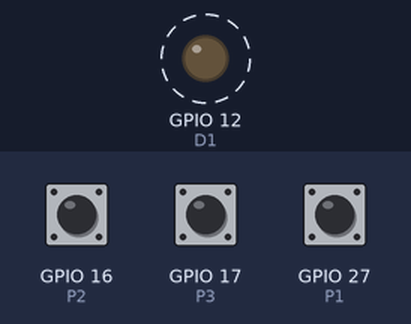
A sketch run on a simulated ESP32. Shown: output pins drawn as LEDs (lit = HIGH). Dashed ring = blinking. The inputs (shaded band) are chosen by the test bench; at power-on: GPIO 16 (P2) HIGH, GPIO 27 (P1) HIGH, GPIO 17 (P3) HIGH.

Above: at 1.8 s.
1.9 s: GPIO 16 (P2) pulled LOW for 0.6 s
At 2.31 s:
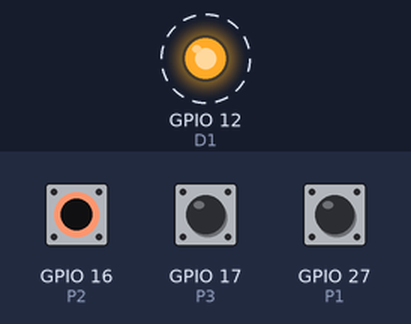
4.9 s: GPIO 27 (P1) pulled LOW for 0.6 s
At 5.12 s:
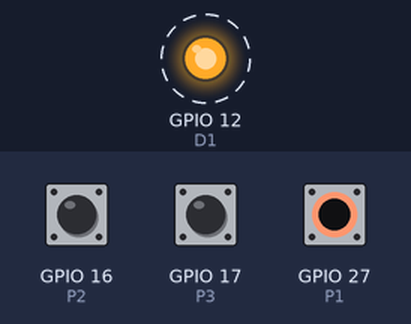
Timing chart, 0 to 13.9 s (numbered marks = the images above; inputs shaded):
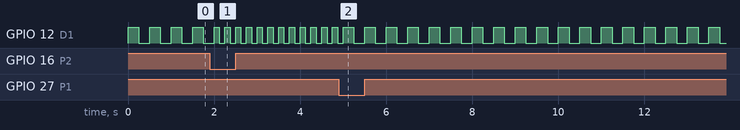

Measured:
- after the input at 1.9 s, GPIO 12 (D1): alternates HIGH for 0.13 s and LOW for 0.13 s, starting after 0.23 s
- after the input at 4.9 s, GPIO 12 (D1): alternates HIGH for 0.25 s and LOW for 0.25 s, starting after 0.35 s
- by itself, GPIO 12 (D1): alternates HIGH for 0.25 s and LOW for 0.25 s

The sketch:

A08_pulsa3_blink.ino
```cpp
//------------------------------------------------------------
// Programa: A08_pulsa3_blink.ino (ESP32 + BIOS Shield)
// Autor: Gabriel Bravo Eguren T31A (13-01-2025)
// Descripción: Realizar un programa que controle el parpadeo del led D1 con tres pulsadores.
//              P1 genera un parpadeo de 2Hz, P2 de 4Hz y P3 de 8Hz.
//------------------------------------------------------------

#define D1 12

#define P1 27
#define P2 16
#define P3 17

int periodoP1;
int periodoP2;
int periodoP3;

byte opcion;

void setup()
{
  pinMode(D1, OUTPUT);

  pinMode(P1, INPUT_PULLUP);
  pinMode(P2, INPUT_PULLUP);
  pinMode(P3, INPUT_PULLUP);

  periodoP1 = 1000 / 2;
  periodoP2 = 1000 / 4;
  periodoP3 = 1000 / 8;

  opcion = 0;
}

void loop()
{
  if(!digitalRead(P1)) opcion = 0;
  if(!digitalRead(P2)) opcion = 1;
  if(!digitalRead(P3)) opcion = 2;

  digitalWrite(D1, HIGH);

  if(opcion == 0) delay(periodoP1 / 2);
  if(opcion == 1) delay(periodoP2 / 2);
  if(opcion == 2) delay(periodoP3 / 2);

  digitalWrite(D1, LOW);

  if(opcion == 0) delay(periodoP1 / 2);
  if(opcion == 1) delay(periodoP2 / 2);
  if(opcion == 2) delay(periodoP3 / 2);
}
```
